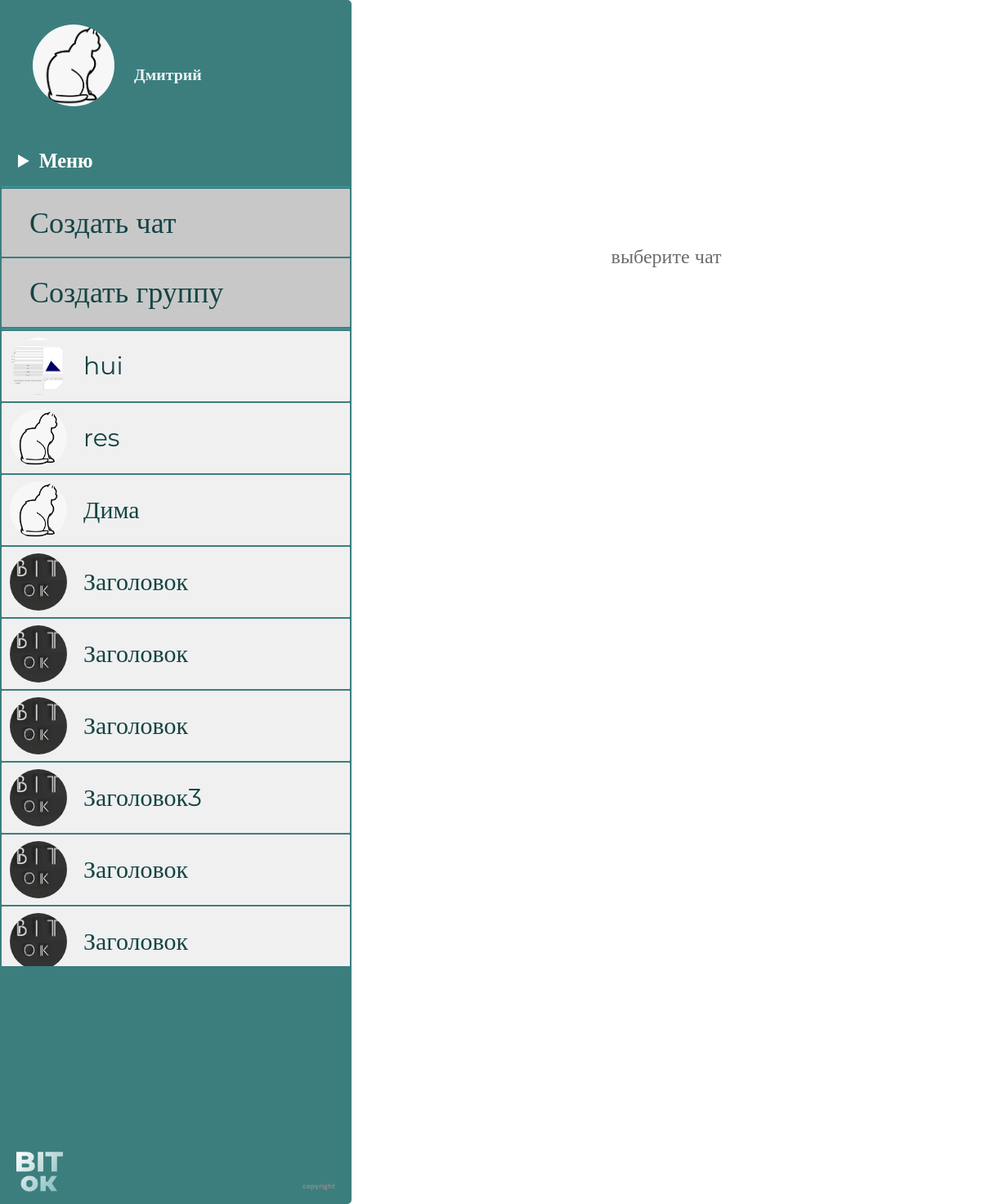
The page /chats (signed in) on the database its author committed.
### data/user.py (models this page shows, shortened)
class User(SqlAlchemyBase, UserMixin):
    __tablename__ = 'user'
    id = sqlalchemy.Column(sqlalchemy.Integer,
                           primary_key=True, autoincrement=True)
    name = sqlalchemy.Column(sqlalchemy.String, nullable=True)
    email = sqlalchemy.Column(sqlalchemy.String,
                              index=True, unique=True, nullable=True)
    hashed_password = sqlalchemy.Column(sqlalchemy.String, nullable=True)
    publications = sqlalchemy.Column(sqlalchemy.String, nullable=True)
    friends = sqlalchemy.Column(sqlalchemy.String, nullable=True)
    potential_friends = sqlalchemy.Column(sqlalchemy.String, nullable=True)
    photo = sqlalchemy.Column(sqlalchemy.String)
    messages = sqlalchemy.Column(sqlalchemy.String)
    messages_bad = sqlalchemy.Column(sqlalchemy.String)
    about = sqlalchemy.Column(sqlalchemy.String)
    form = sqlalchemy.Column(sqlalchemy.String)
    informal_name = sqlalchemy.Column(sqlalchemy.Integer)
    role = sqlalchemy.Column(sqlalchemy.Integer)
    chats = sqlalchemy.Column(sqlalchemy.String)
    idstr = sqlalchemy.Column(sqlalchemy.String)
    current_form = sqlalchemy.Column(sqlalchemy.String)

### data/private_chat.py (models this page shows)
class PrivateChat(SqlAlchemyBase):
    __tablename__ = 'privatechat'
    id = sqlalchemy.Column(sqlalchemy.Integer,
                           primary_key=True, autoincrement=True)
    name1 = sqlalchemy.Column(sqlalchemy.String)
    name2 = sqlalchemy.Column(sqlalchemy.String)
    user1 = sqlalchemy.Column(sqlalchemy.Integer)
    user2 = sqlalchemy.Column(sqlalchemy.Integer)
    photo1 = sqlalchemy.Column(sqlalchemy.String)
    photo2 = sqlalchemy.Column(sqlalchemy.String)

### data/chat.py (models this page shows)
class Chat(SqlAlchemyBase):
    __tablename__ = 'chat'
    id = sqlalchemy.Column(sqlalchemy.Integer,
                           primary_key=True, autoincrement=True)
    name = sqlalchemy.Column(sqlalchemy.String, nullable=True)
    admin = sqlalchemy.Column(sqlalchemy.Integer)
    photo = sqlalchemy.Column(sqlalchemy.String)
    peoples = sqlalchemy.Column(sqlalchemy.String)
    count_peoples = sqlalchemy.Column(sqlalchemy.Integer)

### main.py (the view)
@app.route('/chats')
def chats():
    data = db_sess.query(Chat).filter(Chat.peoples.like(f'%{current_user.id}%')).all()
    data2 = db_sess.query(PrivateChat).filter(
        or_(PrivateChat.user2 == current_user.id, PrivateChat.user1 == current_user.id)).all()
    return render_template('chats.html', title='Группы', data=data, data2=data2)

### data/db_session.py (called while the page is built)
def create_session() -> Session:
    global __factory
    return __factory()

### main.py (called while the page is built)
@login_manager.user_loader
def load_teacher(user_id):
    db_sess = db_session.create_session()
    return db_sess.query(User).get(user_id)

### templates/chats.html (shortened to what this page needs)
<!DOCTYPE html>
<html lang="en">
<head>
    <link rel="stylesheet" href="../static/css/chats_style/chats_style.css">
</head>
<body>
    {% if current_user.is_authenticated %}
    <div class="site">
        <div class="site_left">
            <div class="profile">
                <div class="profile__img-wrapper">
                    <img src="/static/profile_photos/{{current_user.photo}}" alt="" class="profile__img">
                </div>
                <a href="/profile" class="profile__name" display="block">{{current_user.name}}</a>
            </div>
            <nav class="menu">
                <details class="menu__deatils-block">
                    <summary class="menu__title">Меню</summary>
                </details>
                <ul class="menu__buttons">
                    <li><a href="add_private" class="menu__link">Создать чат</a></li>
                    <li><a href="add_chat" class="menu__link">Создать группу</a></li>
                </ul>
                <ul class="menu__chats">
                    {% for item in data2%}
                    <a href="read_private_chat/{{item.id}}" class="chat" width="400">
                        {% if current_user.id == item.user1%}
                        <h2 class="chat__name">{{item.name1}}</h2>
                        <img class="chat__img" src="/static/profile_photos/{{item.photo2}}" width="70" height="70">
                        {% else %}
                        <h2 class="chat__name">{{item.name2}}</h2>
                        <img class="chat__img" src="/static/profile_photos/{{item.photo1}}" width="70" height="70">
                        {% endif %}
                    </a>
                    {% endfor %}
                    {% for item in data%}
                    <a href="read_chat/{{item.id}}" class="chat" width="400">
                        <h2 class="chat__name">{{item.name}}</h2>
                        <img class="chat__img" src="/static/chat_imgs/{{item.photo}}" width="70" height="70">
                    </a>
                    {% endfor %}
                </ul>
            </nav>
            <footer class="footer">
                <a href="/index" class="footer__logo"><img src="/static/img/logo_footer.png" alt=""></a>
                <p class="footer__copyright">copyright</p>
            </footer>
        </div>
        <div class="site_right">
            <p>выберите чат</p>
        </div>
    </div>
    {% endif %}
</body>
</html>

### static/css/chats_style/chats_style.css (style rules this page uses)
* { padding: 0; margin: 0; border: 0; }
*, *:before, *:after { box-sizing: border-box; }
nav, footer, header, aside { display: block; }
html, body { height: 100%; width: 100%; font-size: 100%; line-height: 1; font-size: 14px; -ms-text-size-adjust: 100%; -moz-text-size-adjust: 100%; -webkit-text-size-adjust: 100%; }
a, a:visited { text-decoration: none; }
ul li { list-style: none; }
img { vertical-align: top; }
h1, h2, h3, h4, h5, h6 { font-size: inherit; font-weight: 400; }
.site { display: flex; position: relative; background-color: #fff; overflow: hidden; }
.site_left { position: sticky; z-index: 100; left: 0; top: 0; width: 430px; height: 100vh; border-radius: 0px 5px 5px 0px; background: rgb(60, 126, 126); }
.site_left .profile { display: flex; gap: 24px; padding: 30px 0px 50px 40px; }
.site_left .profile__img { width: 100%; height: 100%; border-radius: 50%; }
.site_left .profile__img-wrapper { width: 100px; height: 100px; background: rgb(60, 126, 126); border-radius: 50%; }
.site_left .profile__name { color: rgba(255, 255, 255, 0.9); font-family: Montserrat; font-size: 19.89px; font-weight: 700; line-height: 120%; letter-spacing: 0%; text-align: center; padding-top: 50px; }
.site_left .menu { overflow: auto; max-height: 68vh; padding: 2px; scrollbar-color: white rgb(60, 126, 126); }
.site_left .menu__deatils-block { overflow: hidden; }
.site_left .menu__buttons { display: flex; flex-direction: column; gap: 2px; padding-top: 2px; padding-bottom: 2px; }
.site_left .menu__buttons a { background-color: #c8c8c8; }
.site_left .menu__buttons::after, .site_left .menu__buttons:before { content: ""; width: 100%; height: 1px; background: rgb(61, 163, 163); }
.site_left .menu__title { color: rgb(255, 255, 255); font-family: Montserrat; font-size: 24.27px; font-weight: 700; line-height: 120%; letter-spacing: 0%; text-align: left; margin-bottom: 15px; padding-left: 20px; cursor: pointer; }
.site_left .menu__link { display: block; border-radius: 1px; background: rgb(255, 255, 255); width: 100%; padding: 20px 34px; color: rgb(21, 68, 68); font-family: Montserrat; font-size: 36px; font-weight: 400; line-height: 120%; letter-spacing: 0%; text-align: left; }
.site_left .footer { position: absolute; left: 0; bottom: 0; display: flex; justify-content: space-between; align-items: flex-end; width: 100%; padding: 0 20px 15px 20px; }
.site_left .footer__copyright { color: rgb(142, 141, 138); font-family: "DM Sans"; font-size: 8.42px; font-weight: 800; line-height: 130%; letter-spacing: 0px; text-align: center; }
.site_right { position: absolute; top: 0; width: 100vw; padding-left: 430px; }
.site_right p { color: rgb(107, 107, 107); font-family: Montserrat; font-size: 24px; font-weight: 400; line-height: 120%; letter-spacing: 0%; text-align: center; padding-top: 300px; }
.menu__chats { display: flex; flex-direction: column; gap: 2px; }
.chat { display: block; border-radius: 1px; background: rgb(240, 240, 240); display: flex; flex-direction: row-reverse; justify-content: start; align-items: center; gap: 20px; padding: 8px 10px; }
.chat__name { color: rgb(21, 68, 68); font-family: Montserrat; font-size: 30px; font-weight: 400; line-height: 120%; text-align: left; }
.chat__img { border-radius: 50%; }

### rows shown on the page
User: photo (picture), name "Дмитрий"
PrivateChat: name1 "hui", photo2 (picture)
PrivateChat: name2 "res", photo1 (picture)
PrivateChat: name1 "Дима", photo2 (picture)
Chat: name "Заголовок", photo (picture)
Chat: name "Заголовок", photo (picture)
Chat: name "Заголовок", photo (picture)
Chat: name "Заголовок3", photo (picture)
Chat: name "Заголовок", photo (picture)
Chat: name "Заголовок", photo (picture)
